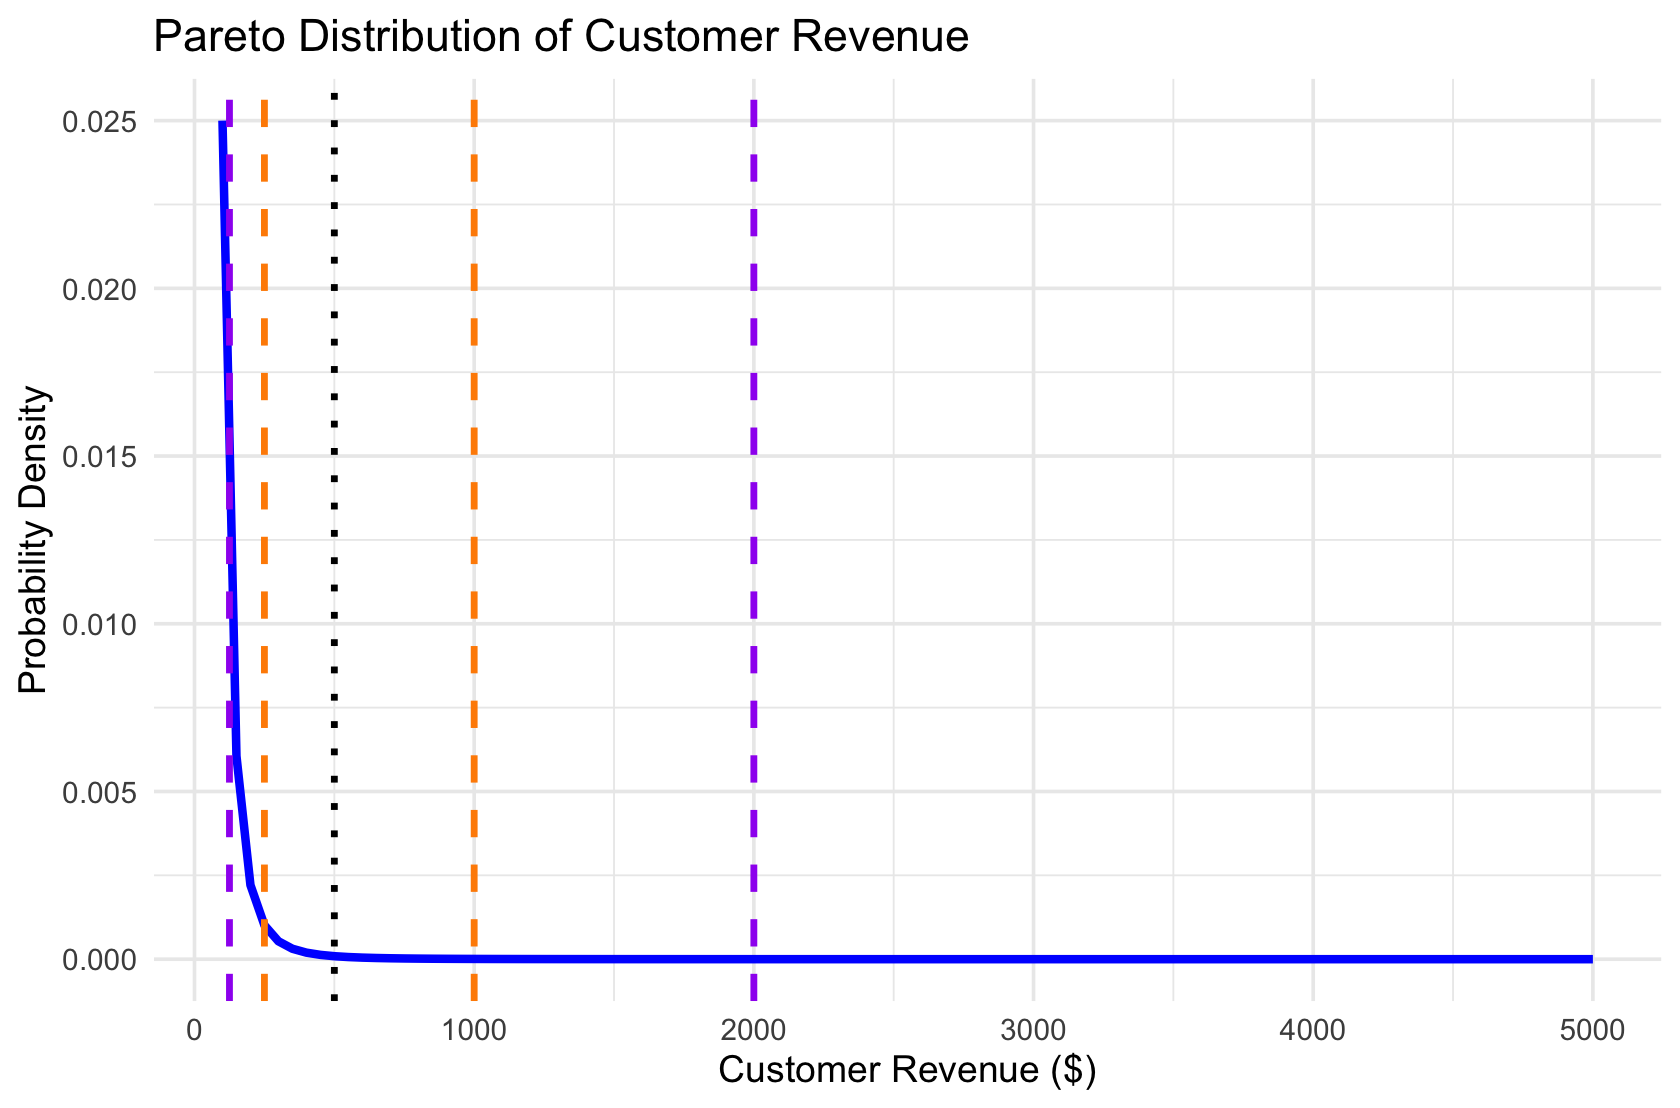

Write the R code that produced this figure.
# Pareto distribution example
# By Joe Domaleski

# Define Pareto PDF
dpareto <- function(x, x_m, alpha) {
  # PDF: f(x) = alpha * x_m^alpha / x^(alpha+1), for x >= x_m
  ifelse(x >= x_m, alpha * x_m^alpha / x^(alpha+1), 0)
}

# Load necessary libraries
library(ggplot2)
library(scales)  # For better axis label formatting

# Set Pareto distribution parameters
x_m <- 100    # Minimum value (customer revenue threshold)
alpha <- 2.5  # Shape parameter controlling skewness

# Generate Pareto distribution data
x_values <- seq(100, 5000, by = 50)
y_values <- dpareto(x_values, x_m, alpha)
data <- data.frame(x = x_values, y = y_values)

# Create the plot
ggplot(data, aes(x = x, y = y)) +
  geom_line(color = "blue", linewidth = 1.5) +
  # Add vertical lines to illustrate certain milestones
  geom_vline(xintercept = 500, linetype = "dotted", color = "black", linewidth = 1.2) +  # Example median or milestone
  geom_vline(xintercept = c(250, 1000), 
             linetype = "dashed", color = "darkorange", linewidth = 1.2) +  
  geom_vline(xintercept = c(125, 2000), 
             linetype = "dashed", color = "purple", linewidth = 1.2) +  
  scale_x_continuous(limits = c(100, 5000)) +
  scale_y_continuous(labels = comma_format()) +
  labs(title = "Pareto Distribution of Customer Revenue",
       x = "Customer Revenue ($)",
       y = "Probability Density") +
  theme_minimal(base_size = 14)
